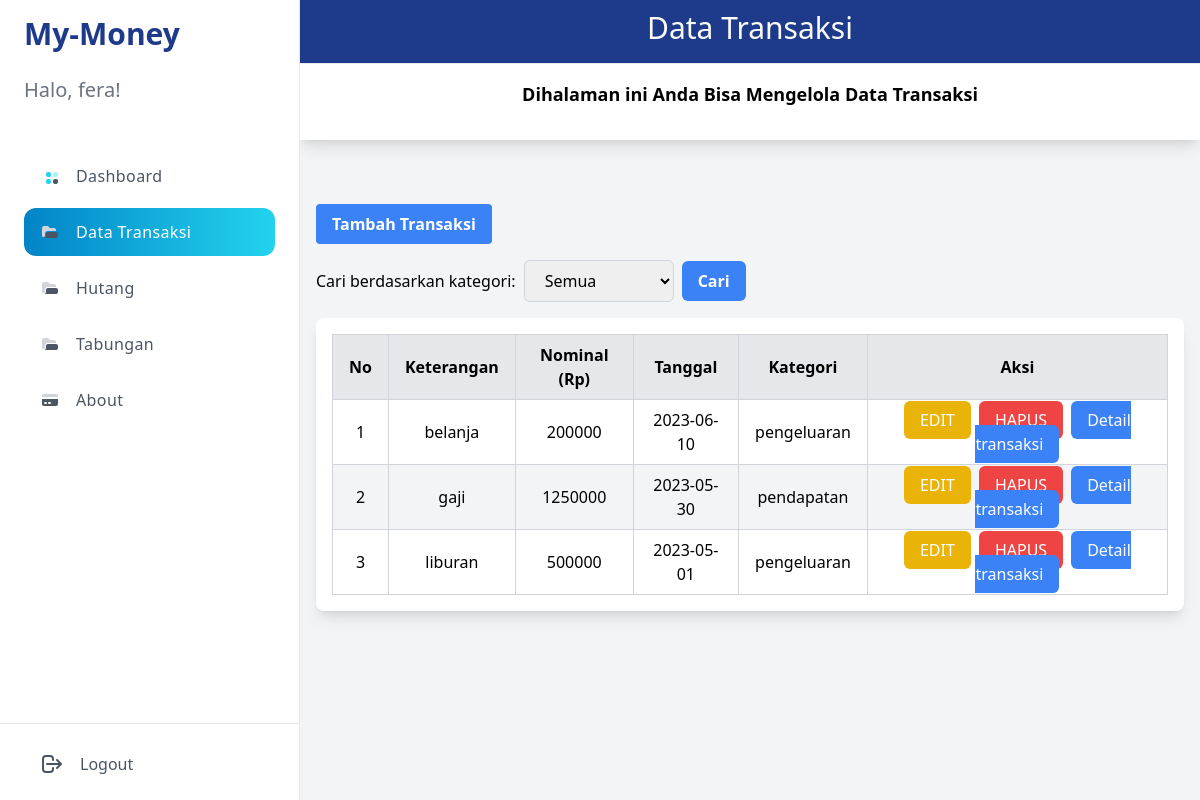
The app's page /transaksi.php (signed in) with its own data.
### tables this page shows
CREATE TABLE `transaksi` (
  `id` int(11) NOT NULL,
  `username` varchar(50) NOT NULL,
  `keterangan` varchar(200) NOT NULL,
  `jumlah` text NOT NULL,
  `tanggal` varchar(50) NOT NULL,
  `kategori` enum('','pendapatan','pengeluaran') NOT NULL
);

### transaksi.php (the view, shortened to what this page needs)
<?php
include 'koneksi.php';
$username = $_SESSION['username'];
$search = isset($_GET['search']) ? $_GET['search'] : '';
function getTransaksi($koneksi, $username, $search){
    $sql = "SELECT * FROM transaksi WHERE username='$username' AND kategori LIKE '%$search%'";
    $result = mysqli_query($koneksi, $sql);
    $no = 1;
    $rowColor = true;
    if (mysqli_num_rows($result) > 0) {
        while ($row = mysqli_fetch_assoc($result)) {
            $rowClass = $rowColor ? 'bg-white' : 'bg-gray-100';
            $rowColor = !$rowColor;
            echo "<tr class='$rowClass'>";
            echo "<td class='border border-gray-300 px-4 py-2'>" . $no++ . "</td>";
            echo "<td class='border border-gray-300 px-4 py-2'>" . $row['keterangan'] . "</td>";
            echo "<td class='border border-gray-300 px-4 py-2'>" . $row['jumlah'] . "</td>";
            echo "<td class='border border-gray-300 px-4 py-2'>" . $row['tanggal'] . "</td>";
            echo "<td class='border border-gray-300 px-4 py-2'>" . $row['kategori'] . "</td>";
            echo "<td class='border border-gray-300 px-4 py-2'>";
            echo "<a type='button' class='bg-yellow-500 text-white px-4 py-2 rounded-md mr-2' href='edit.php?id=" . $row['id'] . "'>EDIT</a>";
            echo "<a type='button' class='bg-red-500 text-white px-4 py-2 rounded-md mr-2' href='hapus.php?id=" . $row['id'] . "' onclick='return confirmDelete()'>HAPUS</a>";
            echo "<a type='button' class='bg-blue-500 text-white px-4 py-2 rounded-md' href='detail.php?id=" . $row['id'] . "'>Detail transaksi</a>";
            echo "</td>";
            echo "</tr>";
        }
    } else {
        echo "<tr><td colspan='6' class='text-center'>Belum ada data yang diinput.</td></tr>";
    }
}
?>
<!DOCTYPE html>
<html lang="en">
<head>
    <script src="https://cdn.tailwindcss.com">
    <link href="https://cdn.jsdelivr.net/npm/tailwindcss@2.2.19/dist/tailwind.min.css" rel="stylesheet"></link>
    </script>
</head>
<body class="bg-gray-100">
<aside class="ml-[-100%] fixed z-10 top-0 pb-3 px-6 w-full flex flex-col justify-between h-screen border-r bg-white transition duration-300 md:w-4/12 lg:ml-0 lg:w-[25%] xl:w-[20%] 2xl:w-[15%]">
    <div>
        <div class="-mx-6 px-6 py-4">
            <a href="home.php" title="home">
            <h3 hidden class="text-3xl text-blue-900 font-large lg:block font-black">My-Money</h3><br>
                <h3 hidden class="text-xl text-gray-500 font-medium lg:block">Halo, <?php echo $_SESSION['username']; ?>!</h3>
            </a>
        </div>
        <ul class="space-y-2 tracking-wide mt-8">
            <li>
            <a href="home.php" class="px-4 py-3 flex items-center space-x-4 rounded-md text-gray-600 group">
                    <span class="-mr-1 font-medium">Dashboard</span>
                </a>
            </li>
            <li>
                <a href="transaksi.php" class="relative px-4 py-3 flex items-center space-x-4 rounded-xl text-white bg-gradient-to-r from-sky-600 to-cyan-400">
                    <span class="-mr-1 font-medium">Data Transaksi</span>
                </a>
            </li>
            <li>
            <a href="hutang.php" class="px-4 py-3 flex items-center space-x-4 rounded-md text-gray-600 group">
                    <span class="group-hover:text-gray-700">Hutang</span>
                </a>
            </li>
            <li>
                <a href="tabung.php" class="px-4 py-3 flex items-center space-x-4 rounded-md text-gray-600 group">
                    <span class="group-hover:text-gray-700">Tabungan</span>
                </a>
            </li>
            <li>
                <a href="about.php" class="px-4 py-3 flex items-center space-x-4 rounded-md text-gray-600 group">
                    <span class="group-hover:text-gray-700">About</span>
                </a>
            </li>
        </ul>
    </div>
<div class="px-6 -mx-6 pt-4 flex justify-between items-center border-t">
    <form action="logout.php" method="POST">
        <button type="submit" class="px-4 py-3 flex items-center space-x-4 rounded-md text-gray-600 group">
            <svg xmlns="http://www.w3.org/2000/svg" class="h-6 w-6" fill="none" viewBox="0 0 24 24" stroke="currentColor">
                <path stroke-linecap="round" stroke-linejoin="round" stroke-width="2" d="M17 16l4-4m0 0l-4-4m4 4H7m6 4v1a3 3 0 01-3 3H6a3 3 0 01-3-3V7a3 3 0 013-3h4a3 3 0 013 3v1" />
            </svg>
            <span class="group-hover:text-gray-700">Logout</span>
        </button>
    </form>
</div>
</aside>
<div class="ml-auto mb-6 lg:w-[75%] xl:w-[80%] 2xl:w-[85%]">
    <div class="sticky z-10 top-0 h-16 border-b bg-blue-900 lg:py-2.5">
        <div class="px-6 flex items-center justify-between space-x-4 2xl:container">
            <h4 class="text-3xl text-gray-50 font-medium lg:block hidden lg:flex-grow text-center">Data Transaksi</h4>
        </div>
    </div>
     <div class="bg-white shadow-lg p-4 mb-8">
            <h2 class="text-lg font-semibold mb-4 text-center">Dihalaman ini Anda Bisa Mengelola Data Transaksi</h2>
        </div>
    <div class="container mx-auto px-4 py-8">
    <div class="flex justify-between items-center mb-4">
        <a type="submit" class="bg-blue-500 hover:bg-blue-700 text-white font-bold py-2 px-4 rounded" href="tambah.php">Tambah Transaksi</a>
    </div>
    <form action="" method="GET">
    <div class="flex items-center mb-4">
        <label for="search" class="mr-2">Cari berdasarkan kategori:</label>
        <select name="search" id="search" class="border border-gray-300 px-4 py-2 rounded-md">
            <option value="">Semua</option>
        </select>
        <button type="submit" class="bg-blue-500 hover:bg-blue-700 text-white font-bold py-2 px-4 rounded-md ml-2">Cari</button>
    </div>
</form>
<div class="bg-white rounded-lg shadow-lg p-4 mb-8">
<table class="w-full bg-white border border-gray-300">
    <thead>
        <tr class="bg-gray-200">
            <th class="border border-gray-300 px-4 py-2">No</th>
            <th class="border border-gray-300 px-4 py-2">Keterangan</th>
            <th class="border border-gray-300 px-4 py-2">Nominal (Rp)</th>
            <th class="border border-gray-300 px-4 py-2">Tanggal</th>
            <th class="border border-gray-300 px-4 py-2">Kategori</th>
            <th class="border border-gray-300 px-4 py-2">Aksi</th>
        </tr>
    </thead>
    <tbody>
    <tbody class="border border-gray-300 px-4 py-2 text-center">
        <?php
        getTransaksi($koneksi, $username, $search);
        ?>
        </tbody>
</tbody>
</table>
    </div>
    </div>
    </div>
    </body>
</html>

### records on screen
transaksi: keterangan "belanja", jumlah "200000", tanggal "2023-06-10", kategori "pengeluaran"
transaksi: keterangan "gaji", jumlah "1250000", tanggal "2023-05-30", kategori "pendapatan"
transaksi: keterangan "liburan", jumlah "500000", tanggal "2023-05-01", kategori "pengeluaran"

### other values on screen
$_SESSION['username'] "fera"
